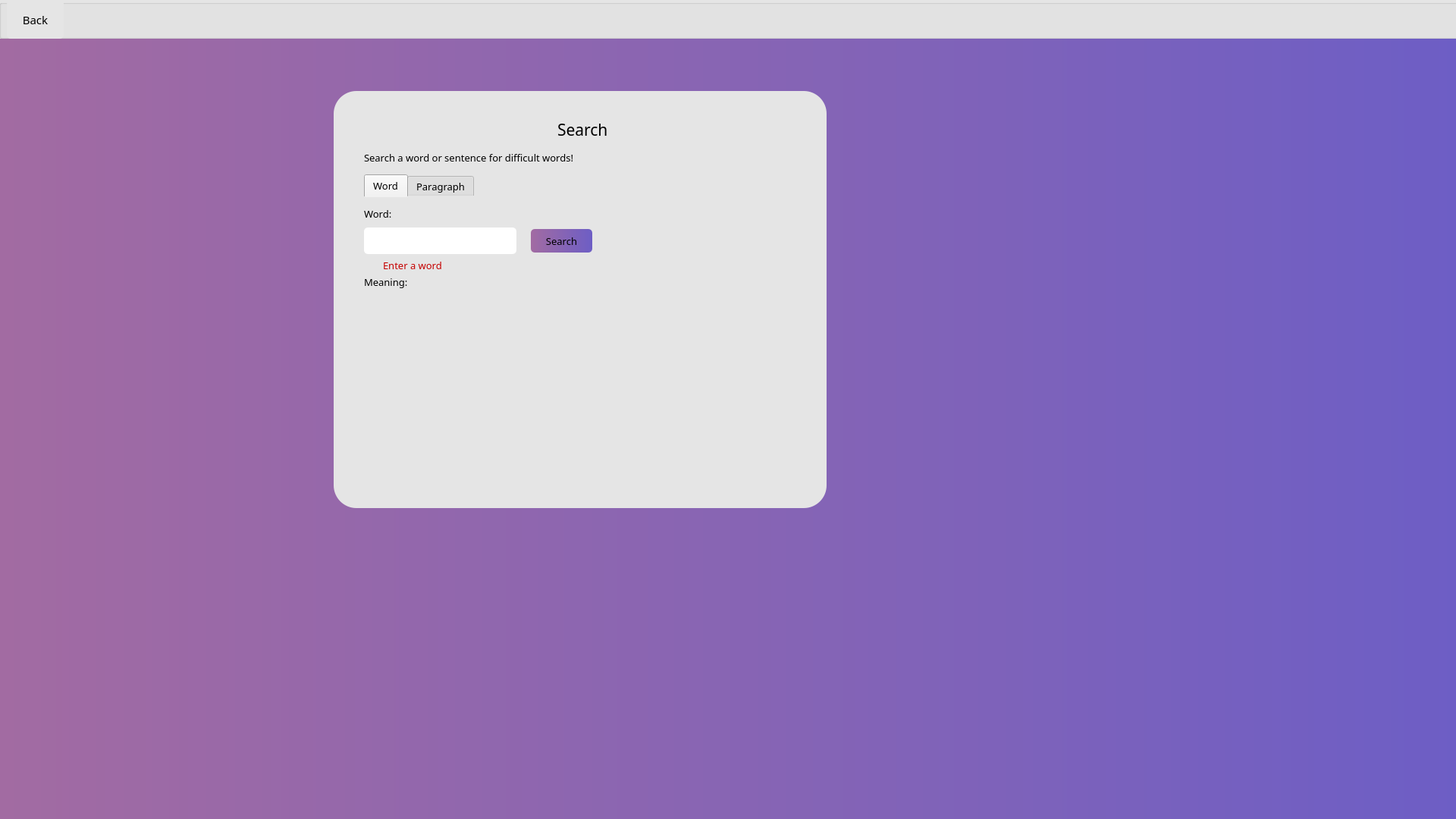
<?xml version="1.0" encoding="UTF-8"?>
<ui version="4.0">
 <class>search_user</class>
 <widget class="QWidget" name="search_user">
  <property name="geometry">
   <rect>
    <x>0</x>
    <y>0</y>
    <width>1920</width>
    <height>1080</height>
   </rect>
  </property>
  <property name="sizePolicy">
   <sizepolicy hsizetype="Preferred" vsizetype="Expanding">
    <horstretch>0</horstretch>
    <verstretch>0</verstretch>
   </sizepolicy>
  </property>
  <property name="baseSize">
   <size>
    <width>0</width>
    <height>0</height>
   </size>
  </property>
  <property name="font">
   <font>
    <family>Poppins Medium</family>
    <pointsize>10</pointsize>
   </font>
  </property>
  <property name="windowTitle">
   <string>MainWindow</string>
  </property>
  <property name="autoFillBackground">
   <bool>false</bool>
  </property>
  <property name="styleSheet">
   <string notr="true">background-color: qlineargradient(spread:pad, x1:0, y1:0, x2:1, y2:0, stop:0 #A26BA2, stop:1 #6D5EC5);
</string>
  </property>
  <widget class="QWidget" name="centralwidget" native="true">
   <property name="geometry">
    <rect>
     <x>0</x>
     <y>0</y>
     <width>1920</width>
     <height>1080</height>
    </rect>
   </property>
   <widget class="QGroupBox" name="groupBox_2">
    <property name="geometry">
     <rect>
      <x>-1</x>
      <y>0</y>
      <width>1931</width>
      <height>51</height>
     </rect>
    </property>
    <property name="styleSheet">
     <string notr="true">background: #E5E5E5;</string>
    </property>
    <property name="title">
     <string/>
    </property>
    <widget class="QPushButton" name="search_userBackButton">
     <property name="geometry">
      <rect>
       <x>10</x>
       <y>0</y>
       <width>75</width>
       <height>51</height>
      </rect>
     </property>
     <property name="font">
      <font>
       <family>Poppins Medium</family>
       <pointsize>11</pointsize>
      </font>
     </property>
     <property name="cursor">
      <cursorShape>PointingHandCursor</cursorShape>
     </property>
     <property name="styleSheet">
      <string notr="true">background: #E5E5E5;
border-radius: 5px;
</string>
     </property>
     <property name="text">
      <string>Back</string>
     </property>
    </widget>
   </widget>
   <widget class="QGroupBox" name="groupBox">
    <property name="geometry">
     <rect>
      <x>440</x>
      <y>120</y>
      <width>650</width>
      <height>550</height>
     </rect>
    </property>
    <property name="styleSheet">
     <string notr="true">background: #E5E5E5;
border-radius: 30px;</string>
    </property>
    <property name="title">
     <string/>
    </property>
    <widget class="QLabel" name="label_2">
     <property name="geometry">
      <rect>
       <x>295</x>
       <y>30</y>
       <width>91</width>
       <height>41</height>
      </rect>
     </property>
     <property name="font">
      <font>
       <family>Poppins Medium</family>
       <pointsize>16</pointsize>
      </font>
     </property>
     <property name="styleSheet">
      <string notr="true">text-align: center;</string>
     </property>
     <property name="text">
      <string>Search</string>
     </property>
    </widget>
    <widget class="QTabWidget" name="tabWidget_2">
     <property name="geometry">
      <rect>
       <x>40</x>
       <y>110</y>
       <width>581</width>
       <height>411</height>
      </rect>
     </property>
     <property name="font">
      <font>
       <family>Poppins Medium</family>
       <pointsize>10</pointsize>
       <weight>50</weight>
       <bold>false</bold>
      </font>
     </property>
     <property name="cursor">
      <cursorShape>PointingHandCursor</cursorShape>
     </property>
     <property name="focusPolicy">
      <enum>Qt::TabFocus</enum>
     </property>
     <property name="styleSheet">
      <string notr="true">background: #E5E5E5;
border-radius:0px;</string>
     </property>
     <property name="tabShape">
      <enum>QTabWidget::Rounded</enum>
     </property>
     <property name="currentIndex">
      <number>0</number>
     </property>
     <widget class="QWidget" name="tab_3">
      <attribute name="title">
       <string>Word</string>
      </attribute>
      <widget class="QLineEdit" name="search_userWordLineEdit">
       <property name="geometry">
        <rect>
         <x>0</x>
         <y>40</y>
         <width>201</width>
         <height>35</height>
        </rect>
       </property>
       <property name="font">
        <font>
         <family>Poppins</family>
         <pointsize>10</pointsize>
        </font>
       </property>
       <property name="styleSheet">
        <string notr="true">background: #FFFFFF;
border-radius: 5px;
height: 35px
</string>
       </property>
      </widget>
      <widget class="QLabel" name="label_5">
       <property name="geometry">
        <rect>
         <x>0</x>
         <y>10</y>
         <width>51</width>
         <height>23</height>
        </rect>
       </property>
       <property name="font">
        <font>
         <family>Poppins Medium</family>
         <pointsize>10</pointsize>
        </font>
       </property>
       <property name="text">
        <string>Word:</string>
       </property>
      </widget>
      <widget class="QLabel" name="search_userWordMeaningLabel">
       <property name="geometry">
        <rect>
         <x>0</x>
         <y>100</y>
         <width>81</width>
         <height>23</height>
        </rect>
       </property>
       <property name="font">
        <font>
         <family>Poppins Medium</family>
         <pointsize>10</pointsize>
        </font>
       </property>
       <property name="text">
        <string>Meaning:</string>
       </property>
      </widget>
      <widget class="QTextBrowser" name="search_userWordMeaningBrowser">
       <property name="geometry">
        <rect>
         <x>0</x>
         <y>130</y>
         <width>581</width>
         <height>231</height>
        </rect>
       </property>
       <property name="html">
        <string>&lt;!DOCTYPE HTML PUBLIC &quot;-//W3C//DTD HTML 4.0//EN&quot; &quot;http://www.w3.org/TR/REC-html40/strict.dtd&quot;&gt;
&lt;html&gt;&lt;head&gt;&lt;meta name=&quot;qrichtext&quot; content=&quot;1&quot; /&gt;&lt;style type=&quot;text/css&quot;&gt;
p, li { white-space: pre-wrap; }
&lt;/style&gt;&lt;/head&gt;&lt;body style=&quot; font-family:'MS Shell Dlg 2'; font-size:7.8pt; font-weight:400; font-style:normal;&quot;&gt;
&lt;p style=&quot;-qt-paragraph-type:empty; margin-top:0px; margin-bottom:0px; margin-left:0px; margin-right:0px; -qt-block-indent:0; text-indent:0px;&quot;&gt;&lt;br /&gt;&lt;/p&gt;&lt;/body&gt;&lt;/html&gt;</string>
       </property>
      </widget>
      <widget class="QPushButton" name="search_userWordSearchButton">
       <property name="geometry">
        <rect>
         <x>220</x>
         <y>42</y>
         <width>81</width>
         <height>31</height>
        </rect>
       </property>
       <property name="font">
        <font>
         <family>Poppins Medium</family>
         <pointsize>10</pointsize>
        </font>
       </property>
       <property name="cursor">
        <cursorShape>PointingHandCursor</cursorShape>
       </property>
       <property name="styleSheet">
        <string notr="true">background-color: qlineargradient(spread:pad, x1:0, y1:0, x2:1, y2:0, stop:0 #A26BA2, stop:1 #6D5EC5);
border-radius: 5px;
</string>
       </property>
       <property name="text">
        <string>Search</string>
       </property>
      </widget>
      <widget class="QLabel" name="search_userWordErrorLabel">
       <property name="geometry">
        <rect>
         <x>25</x>
         <y>80</y>
         <width>281</width>
         <height>20</height>
        </rect>
       </property>
       <property name="font">
        <font>
         <family>Poppins Medium</family>
         <pointsize>10</pointsize>
        </font>
       </property>
       <property name="styleSheet">
        <string notr="true">color:rgb(197, 0, 0)</string>
       </property>
       <property name="text">
        <string>Enter a word</string>
       </property>
      </widget>
     </widget>
     <widget class="QWidget" name="tab_4">
      <attribute name="title">
       <string>Paragraph</string>
      </attribute>
      <widget class="QLabel" name="search_userSentenceMeaningLabel">
       <property name="geometry">
        <rect>
         <x>0</x>
         <y>110</y>
         <width>271</width>
         <height>23</height>
        </rect>
       </property>
       <property name="font">
        <font>
         <family>Poppins Medium</family>
         <pointsize>10</pointsize>
        </font>
       </property>
       <property name="text">
        <string>Words and their meanings:</string>
       </property>
      </widget>
      <widget class="QTextBrowser" name="search_userSentenceMeaningBrowser">
       <property name="geometry">
        <rect>
         <x>0</x>
         <y>139</y>
         <width>581</width>
         <height>231</height>
        </rect>
       </property>
       <property name="html">
        <string>&lt;!DOCTYPE HTML PUBLIC &quot;-//W3C//DTD HTML 4.0//EN&quot; &quot;http://www.w3.org/TR/REC-html40/strict.dtd&quot;&gt;
&lt;html&gt;&lt;head&gt;&lt;meta name=&quot;qrichtext&quot; content=&quot;1&quot; /&gt;&lt;style type=&quot;text/css&quot;&gt;
p, li { white-space: pre-wrap; }
&lt;/style&gt;&lt;/head&gt;&lt;body style=&quot; font-family:'MS Shell Dlg 2'; font-size:7.8pt; font-weight:400; font-style:normal;&quot;&gt;
&lt;p style=&quot;-qt-paragraph-type:empty; margin-top:0px; margin-bottom:0px; margin-left:0px; margin-right:0px; -qt-block-indent:0; text-indent:0px;&quot;&gt;&lt;br /&gt;&lt;/p&gt;&lt;/body&gt;&lt;/html&gt;</string>
       </property>
      </widget>
      <widget class="QPushButton" name="search_userSentenceSearchButton">
       <property name="geometry">
        <rect>
         <x>480</x>
         <y>30</y>
         <width>81</width>
         <height>31</height>
        </rect>
       </property>
       <property name="font">
        <font>
         <family>Poppins Medium</family>
         <pointsize>10</pointsize>
        </font>
       </property>
       <property name="cursor">
        <cursorShape>PointingHandCursor</cursorShape>
       </property>
       <property name="styleSheet">
        <string notr="true">background-color: qlineargradient(spread:pad, x1:0, y1:0, x2:1, y2:0, stop:0 #A26BA2, stop:1 #6D5EC5);
border-radius: 5px;
</string>
       </property>
       <property name="text">
        <string>Search</string>
       </property>
      </widget>
      <widget class="QLabel" name="search_userSentenceErrorLabel">
       <property name="geometry">
        <rect>
         <x>30</x>
         <y>90</y>
         <width>281</width>
         <height>20</height>
        </rect>
       </property>
       <property name="font">
        <font>
         <family>Poppins Medium</family>
         <pointsize>10</pointsize>
        </font>
       </property>
       <property name="styleSheet">
        <string notr="true">color:rgb(197, 0, 0)</string>
       </property>
       <property name="text">
        <string>Enter a Sentence</string>
       </property>
      </widget>
      <widget class="QTextEdit" name="search_userSentenceLineEdit">
       <property name="geometry">
        <rect>
         <x>0</x>
         <y>6</y>
         <width>471</width>
         <height>81</height>
        </rect>
       </property>
       <property name="styleSheet">
        <string notr="true">background: #FFFFFF;
border-radius: 5px;</string>
       </property>
      </widget>
     </widget>
    </widget>
    <widget class="QLabel" name="label_8">
     <property name="geometry">
      <rect>
       <x>40</x>
       <y>80</y>
       <width>501</width>
       <height>16</height>
      </rect>
     </property>
     <property name="font">
      <font>
       <family>Poppins Medium</family>
       <pointsize>10</pointsize>
      </font>
     </property>
     <property name="text">
      <string>Search a word or sentence for difficult words!</string>
     </property>
    </widget>
   </widget>
  </widget>
 </widget>
 <resources/>
 <connections/>
</ui>
